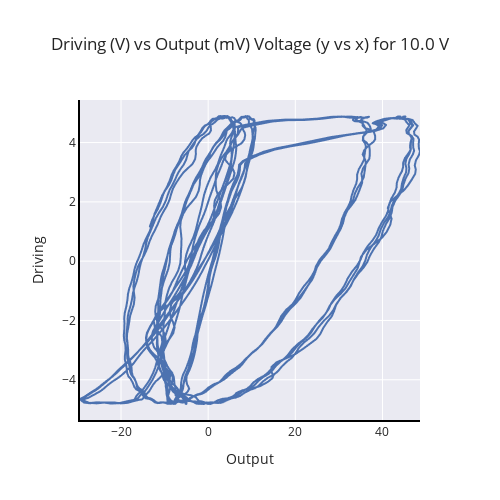

Notebook code for this chart:
### Code cell
get_plot(file_path_ls_2[40], folders[40]) #

### Figure 1 — Plotly figure (JSON) as saved in the notebook; plotly's stock layout.template omitted (floating-point values rounded to 4 significant figures; data arrays with more than 128 entries replaced by an {"elided": "..."} marker saying what was removed)
{"data": [{"hovertemplate": "Output=%{x}<br>Driving=%{y}<extra></extra>", "legendgroup": "", "line": {"color": "rgb(76,114,176)", "dash": "solid"}, "mode": "lines", "name": "", "showlegend": false, "type": "scattergl", "x": {"elided": "2016 float values"}, "xaxis": "x", "y": {"elided": "2016 float values"}, "yaxis": "y"}], "layout": {"height": 500, "legend": {"tracegroupgap": 0}, "title": {"text": "Driving (V) vs Output (mV) Voltage (y vs x) for 10.0 V"}, "width": 500, "xaxis": {"anchor": "y", "domain": [0, 1], "linecolor": "black", "linewidth": 2, "showline": true, "title": {"text": "Output"}}, "yaxis": {"anchor": "x", "domain": [0, 1], "linecolor": "black", "linewidth": 2, "showline": true, "title": {"text": "Driving"}}}}
